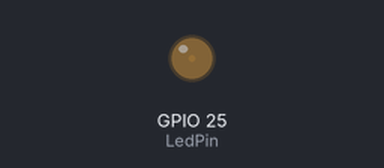
The sketch below on a simulated ESP32. Shown: output pins drawn as LEDs (lit = HIGH). What the sketch prints to the serial monitor is not drawn.

Above: at 0.05 s.
At 2.15 s:
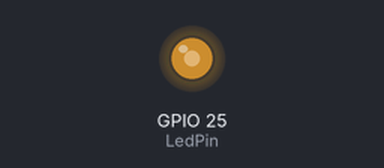
At 3.85 s:
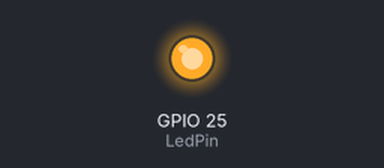
At 6.9 s:
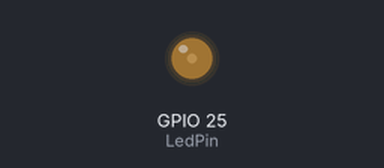
Timing chart, 0 to 10.0 s (numbered marks = the images above):
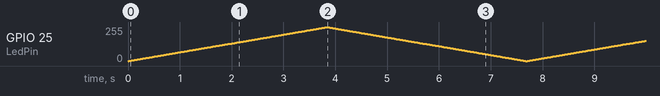

The sketch:

LedDimmer.ino
```cpp
// Configureer het LED pin nummer
const int LedPin = 25;

// Configureer de PWM eigenschappen
const int freq = 5000;    //Frequentie: aantal keer per seconde data de LED aan/uit zal gaan
const int ledChannel = 0; //intern kanaal
const int resolution = 8; //Resolutie: aantal stapjes waarmee de helderheid kan toenemen (2^8 == 256)

//Wordt 1x uitgevoerd
void setup(){
  Serial.begin(115200);
  // configure LED PWM functionalitites
  ledcSetup(ledChannel, freq, resolution);

  // attach the channel to the GPIO to be controlled
  ledcAttachPin(LedPin, ledChannel);
  Serial.println("LED dimmer start.");
}

//Wordt continue uitgevoerd
void loop(){
  // Verhoog de helderheid
  Serial.print("\nMeer helder: ");
  for(int dutyCycle = 0; dutyCycle <= 255; dutyCycle++){   //Doorloop de for-lus, waarbij dutyCycle telkens met 1 verhoogd wordt
    ledcWrite(ledChannel, dutyCycle);   //Schrijf de Duty-cycle waarde naar ledChannel
    Serial.print('+');                  //Print tekst naar de serial monitor
    delay(15);                          //Wacht 15 msec, anders wordt de helderheid te snel opgehoogd.
  }

  // Verlaag de helderheid
  Serial.print("\nMinder helder: ");
  for(int dutyCycle = 255; dutyCycle >= 0; dutyCycle--){   //Doorloop de for-lus, waarbij dutyCycle telkens met 1 verlaagd wordt
    ledcWrite(ledChannel, dutyCycle);   //Schrijf de Duty-cycle waarde naar ledChannel
    Serial.print('-');                  //Print tekst naar de serial monitor
    delay(15);                          //Wacht 15 msec, anders wordt de helderheid te snel verlaagd.
  }
}
```
